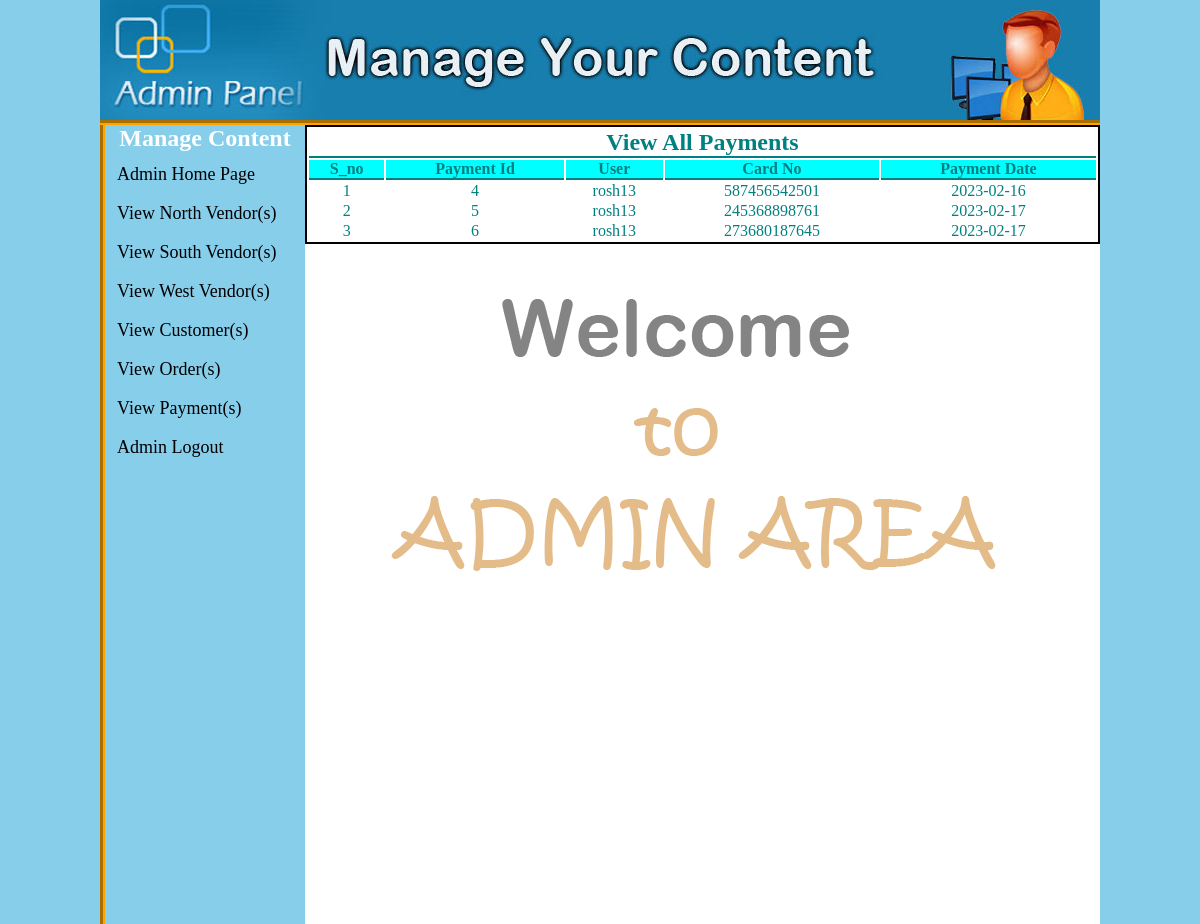
/admin/index.php?view_payments (signed in), run on the app's committed database.
### tables this page shows
CREATE TABLE `payment_det` (
  `Payment_id` int(100) NOT NULL,
  `User_Name` varchar(255) NOT NULL,
  `Email` varchar(255) NOT NULL,
  `Address` varchar(255) NOT NULL,
  `District` varchar(255) NOT NULL,
  `Card_no` bigint(20) NOT NULL,
  `Year` int(11) NOT NULL,
  `Payment_date` date NOT NULL,
  `Payment_Status` text NOT NULL DEFAULT 'Confirmed'
);

### admin/view_payments.php (the view, shortened to what this page needs)
<?php
if(!isset($_SESSION['user_email'])){
	echo "<script>window.open('login.php','_self')</script>";
}
else {
?>
<head>
</head>
<table style="float:center; color:teal;"width="795"  cellpadding="8">
	<tr style="text-align:center; margin-top:10px;">
		<td colspan="8" style="border-bottom:2px solid;"><h2>View All Payments</h2></td>
	</tr>
	<tr style="background-color:cyan">
		<th>S_no</th>
		<th>Payment Id</th>
		<th>User</th>
		<th>Card No</th>
		<th>Payment Date</th>
	</tr>
	<?php
		include("includes/db.php");
		$i=0;
		$get_payments = "select * from payment_det";
		$run_payments = mysqli_query($con, $get_payments);
		while($row_payments=mysqli_fetch_array($run_payments)){
			$id            = $row_payments['Payment_id'];
			$user          = $row_payments['User_Name'];
			$cno   		   = $row_payments['Card_no'];
			$date          = $row_payments['Payment_date'];
			$i++;
	?>
	<tr style="text-align:center">
		<td><?php echo $i; ?></td>
		<td><?php echo $id; ?></td>
		<td><?php echo $user; ?></td>
		<td><?php echo $cno; ?></td>
		<td><?php echo $date; ?></td>
	</tr>
	<?php } ?>
</table>
<?php } ?>

### admin/css/admin_panel.css (style rules this page uses)
* { margin:0; padding:0; }
body { background: skyblue; }

### admin/view_payments.php (style rules this page uses)
table { border: 2px solid black; }
th { border-bottom:2px solid; }

### data on the page
payment_det: Payment_id "4", User_Name "rosh13", Card_no "587456542501", Payment_date "2023-02-16"
payment_det: Payment_id "5", User_Name "rosh13", Card_no "245368898761", Payment_date "2023-02-17"
payment_det: Payment_id "6", User_Name "rosh13", Card_no "273680187645", Payment_date "2023-02-17"
